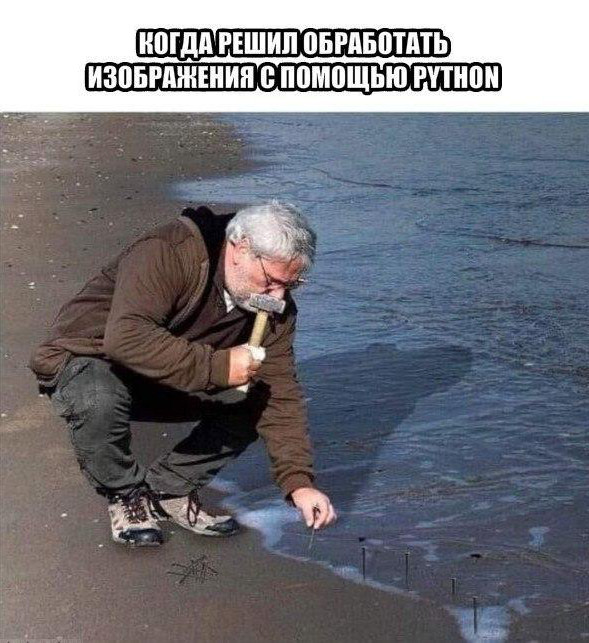
#> input picture pic.jpeg, 589 x 643 px
$ python main.py
#> lines starting #> are read from the running program, lines starting #| are printed output that depends on the picture
import numpy as np
from PIL import Image
from matplotlib import pyplot as plt


def median_filter(image, filter_size):
    width, height = image.shape
    filtered_image = np.zeros((width, height))

    pad = filter_size // 2
    padded_image = np.pad(image, ((pad, pad), (pad, pad)), mode='edge')

    for i in range(width):
        for j in range(height):
            neighbors = padded_image[i:i + filter_size, j:j + filter_size]
            median = np.median(neighbors)
            filtered_image[i, j] = median

    return filtered_image.astype(np.uint8)


def histogram_equalization(image):
    width, height = image.shape
    histogram = np.bincount(image.flatten(), minlength=256)
    cumulative_histogram = np.cumsum(histogram)
    cumulative_histogram_normalized = (cumulative_histogram * 255) / cumulative_histogram[-1]
    equalized_image = cumulative_histogram_normalized[image]
    return equalized_image.astype(np.uint8)


def edge_detection(image):
    width, height = image.shape
    sobel_x = np.array([[-1, 0, 1], [-2, 0, 2], [-1, 0, 1]])
    sobel_y = np.array([[-1, -2, -1], [0, 0, 0], [1, 2, 1]])

    gradient_x = np.zeros((width, height))
    gradient_y = np.zeros((width, height))

    pad = 1
    padded_image = np.pad(image, ((pad, pad), (pad, pad)), mode='edge')

    for i in range(width):
        for j in range(height):
            neighbors = padded_image[i:i + 3, j:j + 3]
            gradient_x[i, j] = np.sum(neighbors * sobel_x)
            gradient_y[i, j] = np.sum(neighbors * sobel_y)

    gradient_magnitude = np.sqrt(gradient_x ** 2 + gradient_y ** 2)
    gradient_magnitude *= 255.0 / np.max(gradient_magnitude)

    return gradient_magnitude.astype(np.uint8)


def create_histogram(image):
    histogram = np.bincount(image.flatten(), minlength=256)
    plt.bar(range(256), histogram, color='gray')
    plt.xlabel('Pixel Value')
    plt.ylabel('Frequency')
    plt.title('Image Histogram')
    plt.show()


# Пример использования функций
image_path = 'pic.jpeg'  # Путь к изображению
image = np.array(Image.open(image_path).convert('L'))  # Загрузка изображения и преобразование в оттенки серого

# Медианная фильтрация
filtered_image = median_filter(image, filter_size=3)
#> in median_filter, `padded_image = np.pad(image, ((pad, pad), (pad, pad)), mode='edge')`:
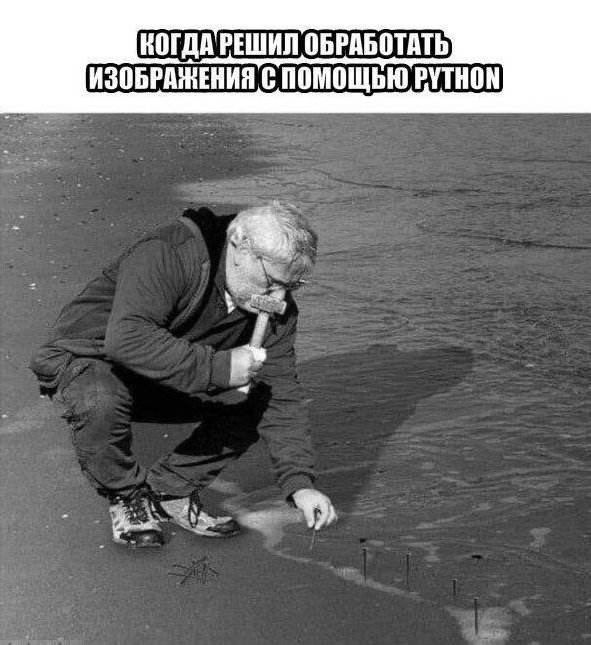
#> padded_image: shape (645, 591); min 0, max 255, mean 114.4

# Гистограммное выравнивание
equalized_image = histogram_equalization(filtered_image)
#> in histogram_equalization, `histogram = np.bincount(image.flatten(), minlength=256)`: histogram = 256 values, max 34141 at index 255, min 81 at index 232, mean 1479.4
#> in histogram_equalization, `cumulative_histogram = np.cumsum(histogram)`: cumulative_histogram = 256 values from 179 to 378727
#> in histogram_equalization, `cumulative_histogram_normalized = (cumulative_histogram * 255) / cumul..`: cumulative_histogram_normalized = 256 values from 0.121 to 255
#> in histogram_equalization, `equalized_image = cumulative_histogram_normalized[image]`:
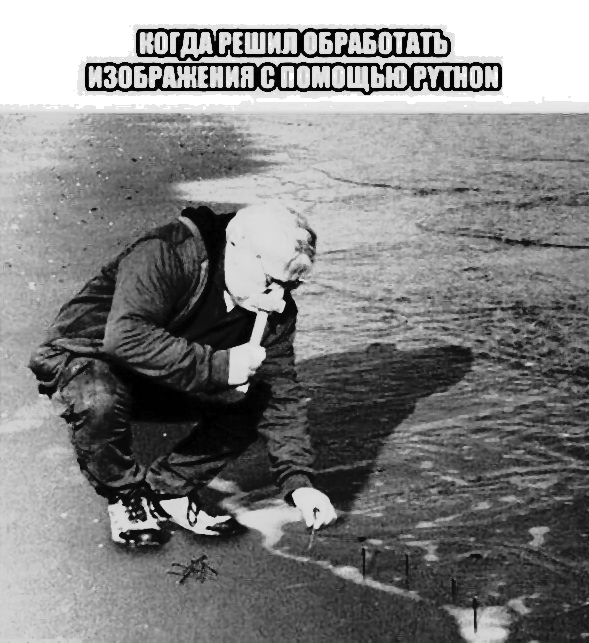
#> equalized_image: shape (643, 589) float64; min 0.121, max 255, mean 129.6
create_histogram(filtered_image)
#> in create_histogram, `plt.show()`:
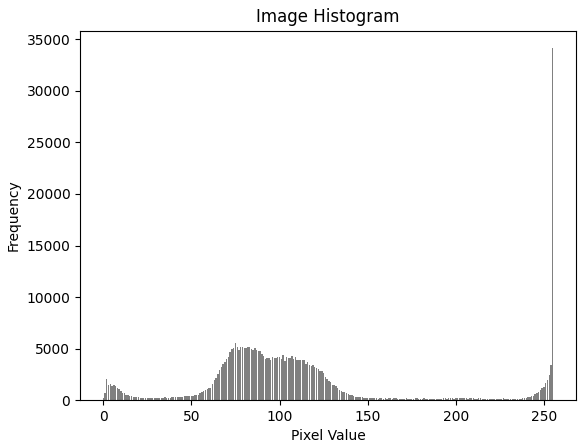
#> figure drawn by matplotlib, 1 panel; tallest bar 34141 high, from x = 254.6 to 255.4

# Выделение границ
edge_image = edge_detection(equalized_image)
#> in edge_detection, `padded_image = np.pad(image, ((pad, pad), (pad, pad)), mode='edge')`:
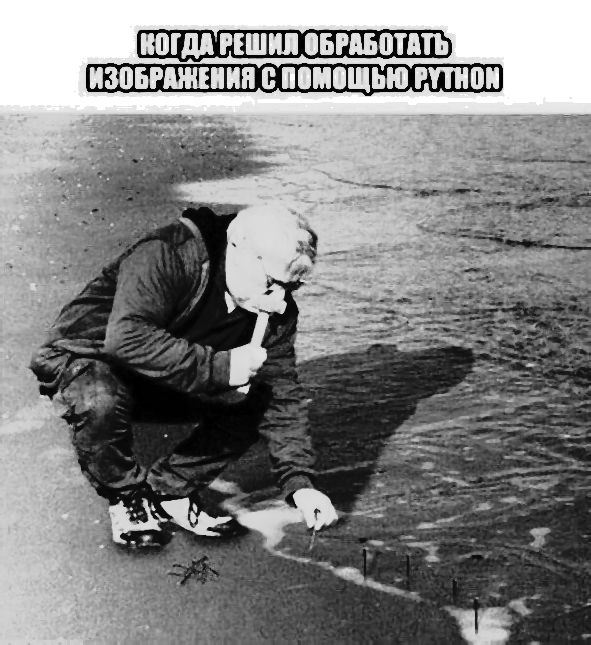
#> padded_image: shape (645, 591); min 0, max 255, mean 129.4
#> after the loop in edge_detection, `for i in range(width):`:
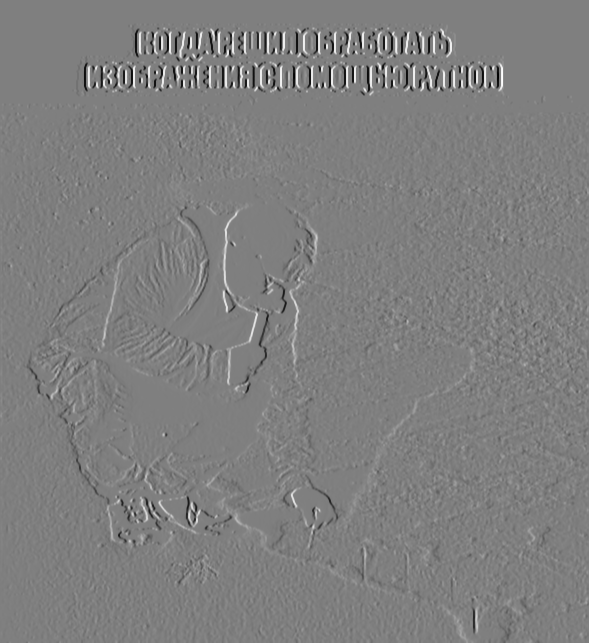
#> gradient_x: shape (643, 589) float64; min -1004, max 1004, mean -1.2; drawn with min black and max white
#> after the loop in edge_detection, `for i in range(width):`:
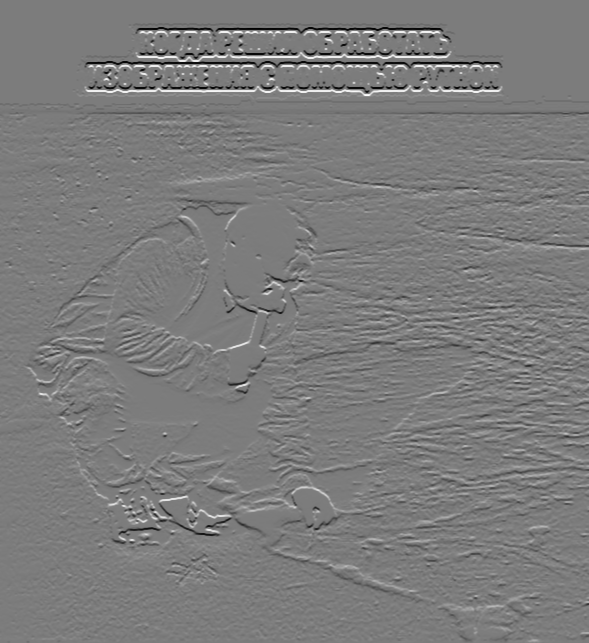
#> gradient_y: shape (643, 589) float64; min -930, max 975, mean -1.8; drawn with min black and max white
#> in edge_detection, `gradient_magnitude = np.sqrt(gradient_x ** 2 + gradient_y ** 2)`:
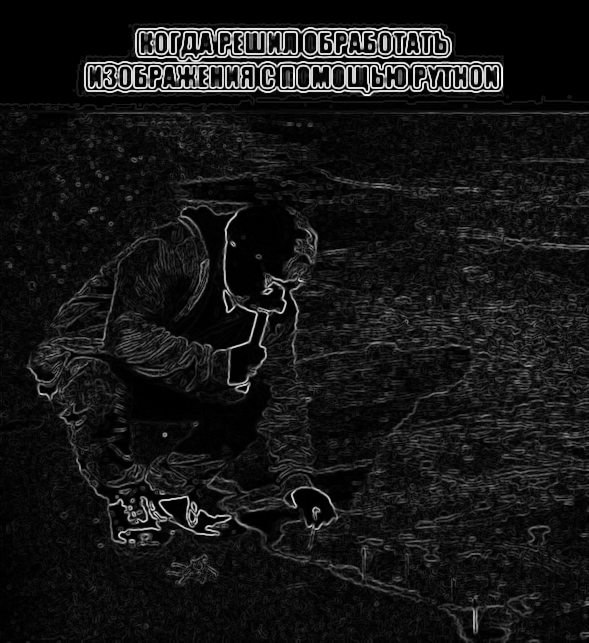
#> gradient_magnitude: shape (643, 589) float64; min 0, max 1004, mean 88.5; drawn with min black and max white

# Сохранение результатов
filtered_image_path = 'filtered_image.png'
equalized_image_path = 'equalized_image.png'
edge_image_path = 'edge_image.png'
Image.fromarray(filtered_image).save(filtered_image_path)
Image.fromarray(equalized_image).save(equalized_image_path)
Image.fromarray(edge_image).save(edge_image_path)
